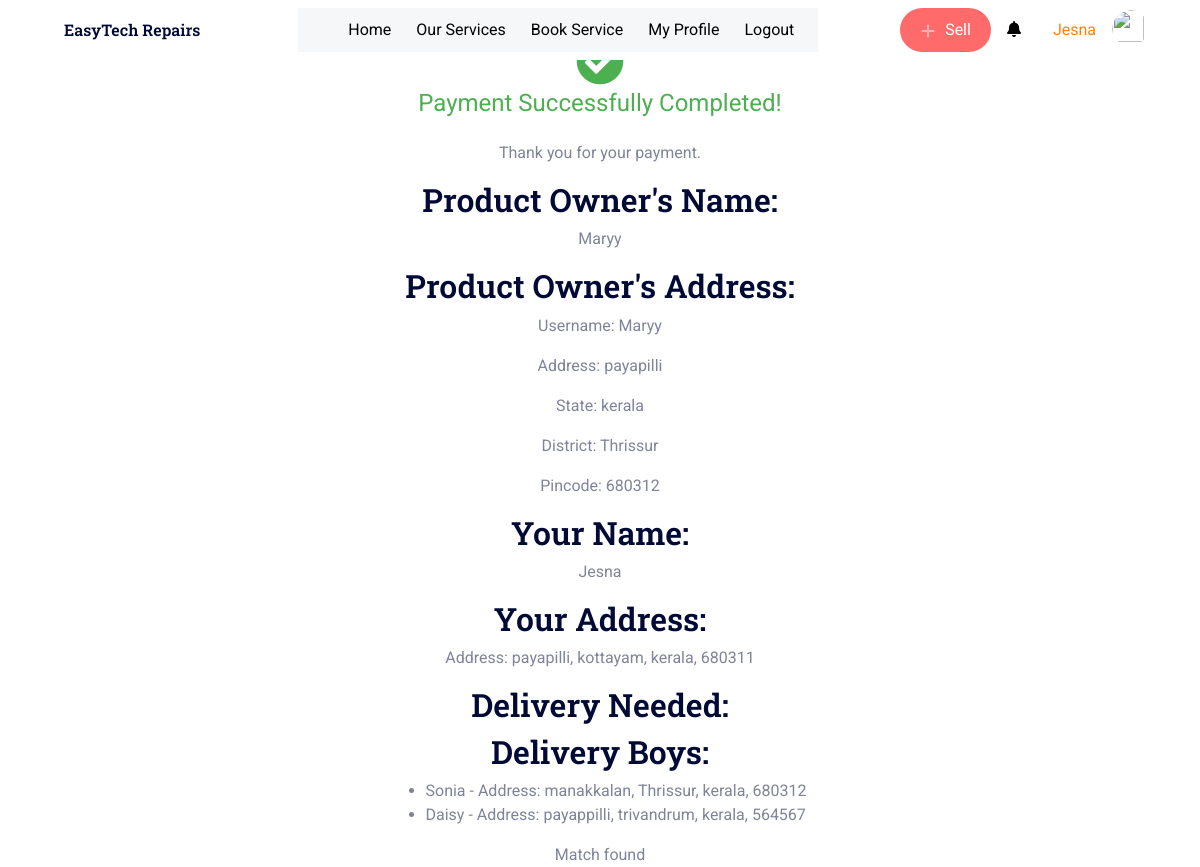
/success_page/ (signed in), run on the app's committed database.
### app1/models.py (models this page shows, shortened)
class CustomUser(AbstractUser):
    user_type = models.CharField(max_length=20)  # Add any additional fields you need

class UserAddress(models.Model):
    user = models.ForeignKey(CustomUser, on_delete=models.CASCADE)
    address = models.CharField(max_length=255)
    state = models.CharField(max_length=100)
    district = models.CharField(max_length=100)
    pincode = models.CharField(max_length=10)

### app1/views.py (the view)
# urls.py: path('success_page/', views.success_page, name='success_page'),
def success_page(request):
    try:
        latest_transaction = Transaction.objects.latest('timestamp')
        product_owner = latest_transaction.product.owner
        product_owner_address = UserAddress.objects.get(user=product_owner)
        delivery_boys = CustomUser.objects.filter(user_type='Delivery')
        delivery_boy_addresses = UserAddress.objects.filter(user__in=delivery_boys)
        for delivery_boy_address in delivery_boy_addresses:
            if (product_owner_address.district == delivery_boy_address.district) and (product_owner_address.pincode == delivery_boy_address.pincode):
                match_found = True
                break
        else:
            match_found = False
        logged_in_user_address = UserAddress.objects.get(user=request.user)
        context = {
            'product_owner_name': product_owner.username,
            'product_owner_address': product_owner_address,
            'delivery_boys': delivery_boys,
            'delivery_boy_addresses': delivery_boy_addresses,
            'match_found': match_found,
            'logged_in_user_name': request.user.username,
            'logged_in_user_address': logged_in_user_address,
        }
        return render(request, 'success_page.html', context)
    except Transaction.DoesNotExist:
        return render(request, 'success_page.html', {})

### templates/success_page.html (shortened to what this page needs)
{% load static %}
<!DOCTYPE html>
<html lang="en">
<head>
    <link href="https://cdnjs.cloudflare.com/ajax/libs/font-awesome/5.10.0/css/all.min.css" rel="stylesheet">
    <link href="https://cdn.jsdelivr.net/npm/bootstrap-icons@1.4.1/font/bootstrap-icons.css" rel="stylesheet">
    <link href="{% static 'lib/animate/animate.min.css'%}" rel="stylesheet">
    <link href="{% static 'lib/owlcarousel/assets/owl.carousel.min.css'%}" rel="stylesheet">
    <link href="{% static 'css/bootstrap.min.css'%}" rel="stylesheet">
    <link href="{% static 'css/style.css'%}" rel="stylesheet">
    <link href="https://cdnjs.cloudflare.com/ajax/libs/font-awesome/5.15.3/css/all.min.css" rel="stylesheet">
</head>
<body>
      <nav class="navbar navbar-expand-lg bg-white navbar-light sticky-top px-4 px-lg-5">
        <a href="{% url 'index' %}" class="navbar-brand d-flex align-items-center">
            <h6 class="m-0"><img class="img-fluid me-3" src="{% static 'img/icon/icon-02-primary.png'%}" alt="">EasyTech Repairs</h6>
        </a>
        <div class="collapse navbar-collapse" id="navbarCollapse">
            <div class="navbar-nav mx-auto bg-light pe-4 py-3 py-lg-0">
                <a href="{% url 'customer_profile' %}" class="nav-item nav-link active" style="color: black;">Home</a>
                <a href="{% url 'services' %}" class="nav-item nav-link" style="color: black;">Our Services</a>
                <a href="{% url 'booking' %}" class="nav-item nav-link" id="bookServiceLink" style="color: black;">Book Service</a>
                <a href="{% url 'profile' %}" class="nav-item nav-link" id="" style="color: black;">My Profile</a>
                <a href="{% url 'logout' %}" class="nav-item nav-link" id="logout-link" style="color: black;">Logout</a>
                    </div>
                </div>
        <a href="{% url 'sell' %}">
            <button class="btn sell-btn">
              Sell
            </button>
          </a>
<a href="{% url 'notification_customer' %}" class="nav-item nav-link" style="color: black;">
    <i class="fas fa-bell"></i>
</a>
        <a href="#" class="nav-item nav-link">
            {{ user.username }}
        </a>
        <div class="profile-picture-round">
            {% if user_profile.image %}
                <img src="{{ user_profile.image.url }}" alt="User Profile Picture">
            {% else %}
                <img src="{% static 'css/img/icon/logo.jpg' %}" alt="">
            {% endif %}
        </div>
    </nav>
    <div class="container">
      <i class="fas fa-check-circle success-icon"></i>
      <p class="success-message">Payment Successfully Completed!</p>
      <p>Thank you for your payment.</p>
    <h2>Product Owner's Name:</h2>
    <p>{{ product_owner_name }}</p>
    <h2>Product Owner's Address:</h2>
    <p>Username: {{ product_owner_address.user.username }}</p>
    <p>Address: {{ product_owner_address.address }}</p>
    <p>State: {{ product_owner_address.state }}</p>
    <p>District: {{ product_owner_address.district }}</p>
    <p>Pincode: {{ product_owner_address.pincode }}</p>
    <h2>Your Name:</h2>
    <p>{{ logged_in_user_name }}</p>
    <h2>Your Address:</h2>
    <p>Address: {{ logged_in_user_address.address }}, {{ logged_in_user_address.district }}, {{ logged_in_user_address.state }}, {{ logged_in_user_address.pincode }}</p>
   <h2>Delivery Needed:</h2>
    <h2>Delivery Boys:</h2>
    <ul>
        {% for delivery_boy in delivery_boys %}
            <li>{{ delivery_boy.username }} - Address:
                {% for address in delivery_boy_addresses %}
                    {% if address.user == delivery_boy %}
                        {{ address.address }}, {{ address.district }}, {{ address.state }}, {{ address.pincode }}
                    {% endif %}
                {% endfor %}
            </li>
        {% endfor %}
    </ul>
    {% if match_found %}
        <p>Match found</p>
    {% else %}
        <p>No match found</p>
    {% endif %}
  </div>
</body>
</html>
</body>
</html>

### static/css/style.css (style rules this page uses)
:root { --primary: #FF800F; --secondary: #001064; --light: #F6F7F8; --dark: #010A35; }
.btn { transition: .5s; }
.navbar .navbar-nav .nav-link { margin-left: 25px; padding: 10px 0; color: #696E77; font-weight: 400; outline: none; }
.navbar .navbar-nav .nav-link:hover, .navbar .navbar-nav .nav-link.active { color: var(--primary); }

### templates/success_page.html (style rules this page uses)
.profile-picture-round { width: 40px; height: 40px; border-radius: 50%; overflow: hidden; position: relative; }
.profile-picture-round img { width: 90%; height: 90%; object-fit: cover; border-radius: 50%; }
.sell-btn { background-color: #FF6B6B; border: none; color: white; padding: 10px 20px; text-align: center; text-decoration: none; display: inline-block; font-size: 16px; border-radius: 30px; cursor: pointer; transition: background-color 0.3s; }
.sell-icon { margin-right: 5px; }
.container { display: flex; flex-direction: column; justify-content: center; align-items: center; height: 100vh; }
.success-message { color: #4CAF50; font-size: 24px; margin-bottom: 20px; }
.success-icon { color: #4CAF50; font-size: 48px; }

### data on the page
CustomUser: username "Jesna"
CustomUser: username "Maryy"
UserAddress: user.username "Maryy", address "payapilli", state "kerala", district "Thrissur", pincode "680312"
UserAddress: address "payapilli", district "kottayam", state "kerala", pincode "680311"
CustomUser: username "Sonia"
UserAddress: address "manakkalan", district "Thrissur", state "kerala", pincode "680312"
CustomUser: username "Daisy"
UserAddress: address "payappilli", district "trivandrum", state "kerala", pincode "564567"
